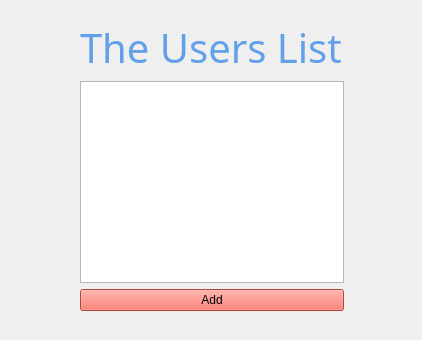
<?xml version="1.0" encoding="UTF-8"?>
<ui version="4.0">
 <class>SecondWindow</class>
 <widget class="QMainWindow" name="SecondWindow">
  <property name="geometry">
   <rect>
    <x>0</x>
    <y>0</y>
    <width>422</width>
    <height>340</height>
   </rect>
  </property>
  <property name="windowTitle">
   <string>Users</string>
  </property>
  <widget class="QWidget" name="centralwidget">
   <widget class="QWidget" name="verticalLayoutWidget">
    <property name="geometry">
     <rect>
      <x>80</x>
      <y>20</y>
      <width>264</width>
      <height>291</height>
     </rect>
    </property>
    <layout class="QVBoxLayout" name="verticalLayout">
     <item>
      <widget class="QLabel" name="label">
       <property name="font">
        <font>
         <family>aakar</family>
         <pointsize>30</pointsize>
        </font>
       </property>
       <property name="styleSheet">
        <string notr="true">color: rgb(98, 160, 234);</string>
       </property>
       <property name="text">
        <string>The Users List:</string>
       </property>
      </widget>
     </item>
     <item>
      <widget class="QListWidget" name="listWidget"/>
     </item>
     <item>
      <widget class="QPushButton" name="pushButton">
       <property name="styleSheet">
        <string notr="true">color:rgb(0, 0, 0);
background-color: rgb(246, 97, 81);
</string>
       </property>
       <property name="text">
        <string>Add</string>
       </property>
      </widget>
     </item>
    </layout>
   </widget>
  </widget>
 </widget>
 <resources/>
 <connections/>
</ui>
